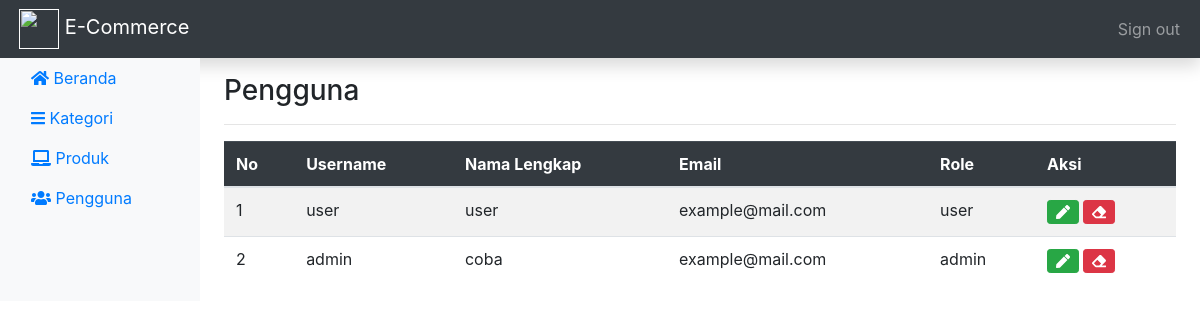
Screenshot of /index.php/admin/pengguna with the database file from the repository.
### tables this page shows
CREATE TABLE `user` (
  `id_user` varchar(255) NOT NULL,
  `username` varchar(255) NOT NULL,
  `password` varchar(255) NOT NULL,
  `level` varchar(255) NOT NULL,
  `display` varchar(255) NOT NULL,
  `no_telpon` varchar(255) DEFAULT NULL,
  `email` varchar(255) DEFAULT NULL,
  `wallet` int(11) NOT NULL,
  `foto_user` varchar(255) NOT NULL
);

### application/controllers/Admin.php (called while the page is built, shortened)
<?php
class Admin extends CI_Controller
{
	function __construct()
	{
		$this->load->view('css');
		$this->load->model('AdminModel');
	}
	function pengguna()
	{
		$tampil['users'] = $this->db->get('user')->result_array();
		$tampil['judul'] = 'Pengguna';
		$tampil['main'] = 'admin/pengguna';
		$this->load->view('admin/layout', $tampil);
	}
}

### index.php (called while the page is built, shortened)
<?php
require_once BASEPATH.'core/CodeIgniter.php';

### application/views/admin/pengguna.php (the view, shortened to what this page needs)
<h3><?= $judul ?></h3>
<hr>
<div class="table">
    <table class="table table-striped">
        <thead class="table-dark">
            <tr>
                <th>No</th>
                <th>Username</th>
                <th>Nama Lengkap</th>
                <th>Email</th>
                <th>Role</th>
                <th>Aksi</th>
            </tr>
        </thead>
        <tbody>
            <?php $i = 1;
            foreach ($users as $data) :
            ?>
                <tr>
                    <td><?= $i++ ?></td>
                    <td><?= $data['username'] ?></td>
                    <td><?= $data['display'] ?></td>
                    <td><?= $data['email'] ?></td>
                    <td><?= $data['level'] ?></td>
                    <td>
                        <button type="button" class="btn btn-sm btn-success" data-toggle="modal" data-target="#modelId<?= $data['id_user'] ?>">
                            <i class="fas fa-pen    "></i>
                        </button>
                        <a href="<?= base_url('admin/hapus_pengguna/') . $data['id_user'] ?>" class="btn btn-danger btn-sm"><i class="fa fa-eraser"></i></a>
                    </td>
                </tr>
            <?php endforeach; ?>
        </tbody>
    </table>
</div>

### rows the page displays
user: username "user", display "user", email "example@mail.com", level "user"
user: username "admin", display "coba", email "example@mail.com", level "admin"

### other values shown
$judul "Pengguna"
